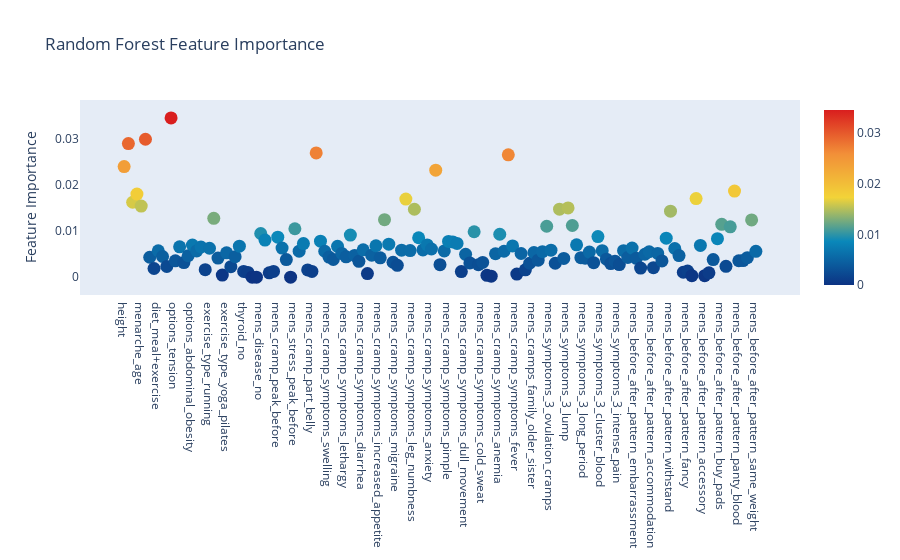
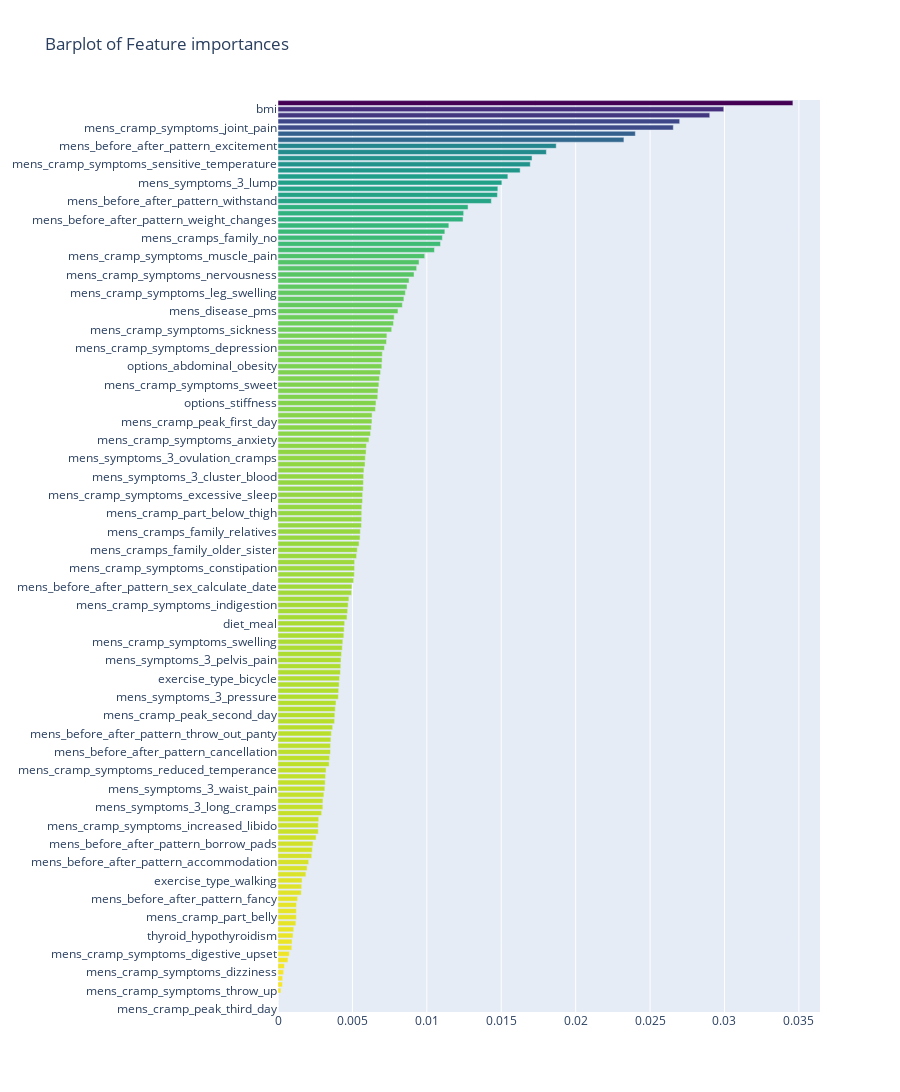

Source (notebook cell) for these figures, in order:
### Markdown cell above
# 2021서베이 예측

### Code cell
import matplotlib.pyplot as plt
%matplotlib inline
import plotly.offline as py
py.init_notebook_mode(connected=True)
import plotly.graph_objs as go
import plotly.tools as tls
import pandas as pd
import numpy as np
from matplotlib import pyplot
from sklearn.model_selection import train_test_split
from sklearn.ensemble import RandomForestClassifier
from sklearn.model_selection import train_test_split # train/test
from sklearn.datasets import load_wine # dataset 
from sklearn.metrics import accuracy_score, confusion_matrix # 평가 : 분류정확도 
from sklearn.metrics import classification_report # 평가 : 정확률, 재현율, f1_score
from sklearn.model_selection import train_test_split
df = pd.read_csv("data/test1.csv")
def rating(mens_cramp):
    if mens_cramp >= 8: return 2
    elif mens_cramp >= 7: return 1
    else: return 0
df['mens_cramp_rank'] = df.apply(lambda x: rating(x['mens_cramp']),axis=1)

X = df[['height', 'weight', 'mens_cycle', 'mens_period', 'menarche_age', 'bmi', 'diet_with_product', 'diet_no', 'diet_meal+exercise', 'diet_meal', 'diet_exercise', 'age', 'options_tension', 'options_stiffness', 'options_diarrhea', 'options_insomnia', 'options_abdominal_obesity', 'options_swelling', 'options_cold', 'exercise_type_walking', 'exercise_type_running', 'exercise_type_hiking', 'exercise_type_bicycle', 'exercise_type_golf', 'exercise_type_yoga_pilates', 'exercise_type_swimming', 'exercise_type_dance', 'exercise_type_fitness', 'thyroid_no', 'thyroid_hypothyroidism', 'thyroid_hyperthyroidism', 'thyroid_cancer', 'mens_disease_no', 'mens_disease_pms', 'mens_disease_fibroids', 'mens_disease_uterine_adenoma', 'mens_cramp_peak_before', 'mens_cramp_peak_first_day', 'mens_cramp_peak_second_day', 'mens_cramp_peak_third_day', 'mens_stress_peak_before', 'mens_stress_peak_first_day', 'mens_stressp_peak_second_day', 'mens_stress_peak_third_day', 'mens_cramp_part_belly', 'mens_cramp_part_pelvis', 'mens_cramp_part_waist', 'mens_cramp_part_below_thigh', 'mens_cramp_symptoms_swelling', 'mens_cramp_symptoms_emotion', 'mens_cramp_symptoms_belly_pain', 'mens_cramp_symptoms_constipation', 'mens_cramp_symptoms_lethargy', 'mens_cramp_symptoms_nervousness', 'mens_cramp_symptoms_indigestion', 'mens_cramp_symptoms_gas', 'mens_cramp_symptoms_diarrhea', 'mens_cramp_symptoms_digestive_upset', 'mens_cramp_symptoms_back_pain', 'mens_cramp_symptoms_chest_pain', 'mens_cramp_symptoms_increased_appetite', 'mens_cramp_symptoms_headache', 'mens_cramp_symptoms_depression', 'mens_cramp_symptoms_reduced_temperance', 'mens_cramp_symptoms_migraine', 'mens_cramp_symptoms_drowsiness', 'mens_cramp_symptoms_sensitive_temperature', 'mens_cramp_symptoms_colic', 'mens_cramp_symptoms_leg_numbness', 'mens_cramp_symptoms_leg_swelling', 'mens_cramp_symptoms_voracity', 'mens_cramp_symptoms_insomnia', 'mens_cramp_symptoms_anxiety', 'mens_cramp_symptoms_nausea', 'mens_cramp_symptoms_decreased_appetite', 'mens_cramp_symptoms_excessive_sleep', 'mens_cramp_symptoms_pimple', 'mens_cramp_symptoms_sickness', 'mens_cramp_symptoms_exhaustion', 'mens_cramp_symptoms_breathing_problem', 'mens_cramp_symptoms_dull_movement', 'mens_cramp_symptoms_gastrointestinal_disorder', 'mens_cramp_symptoms_muscle_pain', 'mens_cramp_symptoms_increased_libido', 'mens_cramp_symptoms_cold_sweat', 'mens_cramp_symptoms_dizziness', 'mens_cramp_symptoms_throw_up', 'mens_cramp_symptoms_abdominal_swelling', 'mens_cramp_symptoms_anemia', 'mens_cramp_symptoms_whirl', 'mens_cramp_symptoms_joint_pain', 'mens_cramp_symptoms_sweet', 'mens_cramp_symptoms_fever', 'mens_cramp_symptoms_chill', 'mens_cramp_symptoms_orthostatic_hypotension', 'mens_cramps_family_mother', 'mens_cramps_family_older_sister', 'mens_cramps_family_younger_sister', 'mens_cramps_family_relatives', 'mens_cramps_family_no', 'mens_symptoms_3_ovulation_cramps', 'mens_symptoms_3_long_cramps', 'mens_symptoms_3_abnormal', 'mens_symptoms_3_pressure', 'mens_symptoms_3_lump', 'mens_symptoms_3_abdominal_pain', 'mens_symptoms_3_gas', 'mens_symptoms_3_pelvis_pain', 'mens_symptoms_3_long_period', 'mens_symptoms_3_irregular_blood', 'mens_symptoms_3_waist_pain', 'mens_symptoms_3_stressful', 'mens_symptoms_3_cluster_blood', 'mens_symptoms_3_diarrhea', 'mens_symptoms_3_urination', 'mens_symptoms_3_irregular_blood_amount', 'mens_symptoms_3_intense_pain', 'mens_symptoms_3_stomachache', 'mens_before_after_pattern_toilet', 'mens_before_after_pattern_app', 'mens_before_after_pattern_embarrassment', 'mens_before_after_pattern_sex_nervousness', 'mens_before_after_pattern_sex_calculate_date', 'mens_before_after_pattern_sexual_desire', 'mens_before_after_pattern_accommodation', 'mens_before_after_pattern_keen', 'mens_before_after_pattern_cancellation', 'mens_before_after_pattern_work', 'mens_before_after_pattern_withstand', 'mens_before_after_pattern_urgent_cancellation', 'mens_before_after_pattern_sweet_spicy', 'mens_before_after_pattern_buy_comfy', 'mens_before_after_pattern_fancy', 'mens_before_after_pattern_partying', 'mens_before_after_pattern_comfy_clothes', 'mens_before_after_pattern_dark_clothes', 'mens_before_after_pattern_accessory', 'mens_before_after_pattern_heavy_makeup', 'mens_before_after_pattern_deceive', 'mens_before_after_pattern_help', 'mens_before_after_pattern_buy_pads', 'mens_before_after_pattern_borrow_pads', 'mens_before_after_pattern_bulk_purchase_pads', 'mens_before_after_pattern_excitement', 'mens_before_after_pattern_panty_blood', 'mens_before_after_pattern_throw_out_panty', 'mens_before_after_pattern_chest_lump', 'mens_before_after_pattern_weight_changes', 'mens_before_after_pattern_same_weight']]
y = df['mens_cramp_rank']
X_train, X_test, y_train, y_test = train_test_split(X, y, test_size = 0.3)

model = RandomForestClassifier(n_estimators = 400)
model.fit(X_train, y_train)

y_pred = model.predict(X_test)
print("Accuracy is: ", accuracy_score(y_pred, y_test))

con_mat = confusion_matrix(y_pred, y_test)
print(con_mat)

report = classification_report(y_pred, y_test)
print(report)

features = X_train.columns.values
print("---- Training Done ----")

trace = go.Scatter(
    y = model.feature_importances_,
    x = features,
    mode = 'markers',
    marker = dict(
        sizemode = 'diameter',
        sizeref = 1,
        size = 13,
        color = model.feature_importances_,
        colorscale='Portland',
        showscale = True
    ),
    text = features
)
data = [trace]

layout = go.Layout(
    autosize = True,
    title = 'Random Forest Feature Importance',
    hovermode = 'closest',
    xaxis = dict(
        ticklen = 5,
        showgrid = False,
        zeroline = False,
        showline = False
    ),
    yaxis = dict(
        title = 'Feature Importance',
        showgrid = False,
        zeroline = False,
        ticklen = 5,
        gridwidth = 2
    ),
    showlegend = False
)
fig = go.Figure(data, layout = layout)
py.iplot(fig, filename = 'scatter2010')

x, y = (list(x) for x in zip(*sorted(zip(model.feature_importances_, features), reverse = False)))
trace2 = go.Bar(
    x = x,
    y = y,
    marker = dict(
        color = x,
        colorscale = 'Viridis',
        reversescale = True
    ),
    name = 'Random Forest Feature importance',
    orientation = 'h'
)

layout = dict(
    title = 'Barplot of Feature importances',
    width = 900, height = 2000,
    yaxis = dict(
        showgrid = False,
        showline = False,
        showticklabels = True
    )
)

fig1 = go.Figure(data = [trace2])
fig1['layout'].update(layout)
py.iplot(fig1, filename = 'plots')

result = pd.DataFrame({'pred' : y_pred, 'real' : y_test})
result

# get importance
importance = model.feature_importances_
# summarize feature importance
for i,v in enumerate(importance):
	print('Feature: %0d, Score: %.5f' % (i,v))
# plot feature importance
pyplot.bar([x for x in range(len(importance))], importance)
pyplot.show()

### Figure 1 — Plotly figure (JSON) as saved in the notebook; plotly's stock layout.template omitted (floating-point values rounded to 4 significant figures; data arrays with more than 128 entries replaced by an {"elided": "..."} marker saying what was removed)
{"data": [{"marker": {"color": {"elided": "149 float values"}, "colorscale": [[0, "rgb(12,51,131)"], [0.25, "rgb(10,136,186)"], [0.5, "rgb(242,211,56)"], [0.75, "rgb(242,143,56)"], [1, "rgb(217,30,30)"]], "showscale": true, "size": 13, "sizemode": "diameter", "sizeref": 1}, "mode": "markers", "text": {"elided": "149 str values"}, "type": "scatter", "x": {"elided": "149 str values"}, "y": {"elided": "149 float values"}}], "layout": {"autosize": true, "hovermode": "closest", "showlegend": false, "title": {"text": "Random Forest Feature Importance"}, "xaxis": {"showgrid": false, "showline": false, "ticklen": 5, "zeroline": false}, "yaxis": {"gridwidth": 2, "showgrid": false, "ticklen": 5, "title": {"text": "Feature Importance"}, "zeroline": false}}}

### Figure 2 — Plotly figure (JSON) as saved in the notebook; plotly's stock layout.template omitted (floating-point values rounded to 4 significant figures; data arrays with more than 128 entries replaced by an {"elided": "..."} marker saying what was removed)
{"data": [{"marker": {"color": {"elided": "149 float values"}, "colorscale": [[0, "#440154"], [0.1111, "#482878"], [0.2222, "#3e4989"], [0.3333, "#31688e"], [0.4444, "#26828e"], [0.5556, "#1f9e89"], [0.6667, "#35b779"], [0.7778, "#6ece58"], [0.8889, "#b5de2b"], [1, "#fde725"]], "reversescale": true}, "name": "Random Forest Feature importance", "orientation": "h", "type": "bar", "x": {"elided": "149 float values"}, "y": {"elided": "149 str values"}}], "layout": {"height": 2000, "title": {"text": "Barplot of Feature importances"}, "width": 900, "yaxis": {"showgrid": false, "showline": false, "showticklabels": true}}}
